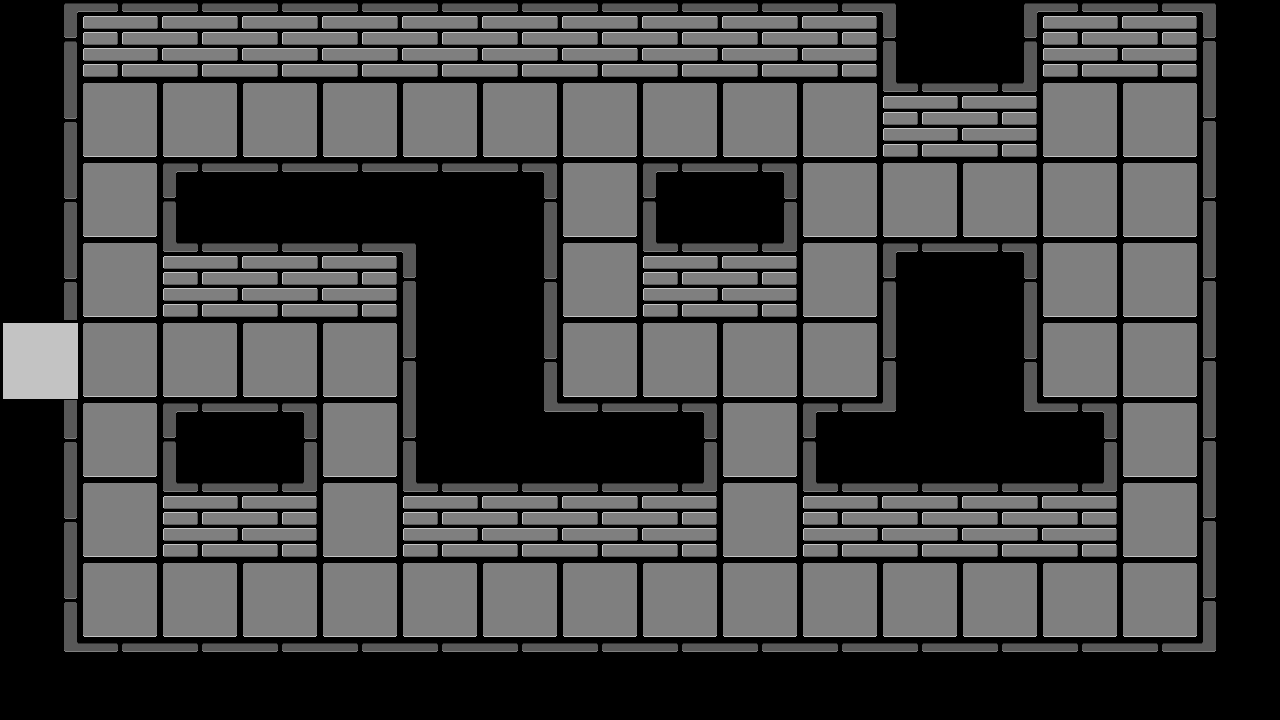

A 2D game scene composited from a Tiled map and its tileset images. What follows is a short description and the map's XML, with every tile layer's data as written:
An orthogonal 16x9 tile map with 80x80 px tiles, 1 tile layer (tile layer) and 2 objects (door, enemy_jorn).

<map version="1.4" tiledversion="1.4.2" orientation="orthogonal" renderorder="right-down" width="16" height="9" tilewidth="80" tileheight="80" infinite="0" nextlayerid="3" nextobjectid="7">
 <tileset firstgid="1" source="trial_tileset.tsx" />
 <layer id="1" name="tile layer" width="16" height="9">
  <data encoding="csv">
30,21,7,7,7,7,7,7,7,7,22,29,30,21,22,29,
9,2,2,2,2,2,2,2,2,2,2,33,32,2,2,10,
9,2,18,11,11,11,19,2,18,19,2,2,2,2,2,10,
9,2,33,7,22,29,9,2,33,32,2,18,19,2,2,10,
20,2,2,2,2,10,9,2,2,2,2,10,9,2,2,10,
9,2,18,19,2,10,13,11,19,2,18,12,13,19,2,10,
9,2,33,32,2,33,7,7,32,2,33,7,7,32,2,10,
9,2,2,2,2,2,2,2,2,2,2,2,2,2,2,10,
13,11,11,11,11,11,11,11,11,11,11,11,11,11,11,12
</data>
 </layer>
 <objectgroup id="2" name="object layer">
  <object id="5" name="door" type="door" x="3.66905" y="325.339" width="40.6619" height="73.3227">
   <properties>
    <property name="target_map" value="data/Tiled/room3.tmx" />
    <property name="target_x" type="int" value="1200" />
    <property name="target_y" type="int" value="360" />
   </properties>
  </object>
  <object id="6" name="enemy spawn point" type="enemy_jorn" x="606" y="361">
   <point />
  </object>
 </objectgroup>
</map>